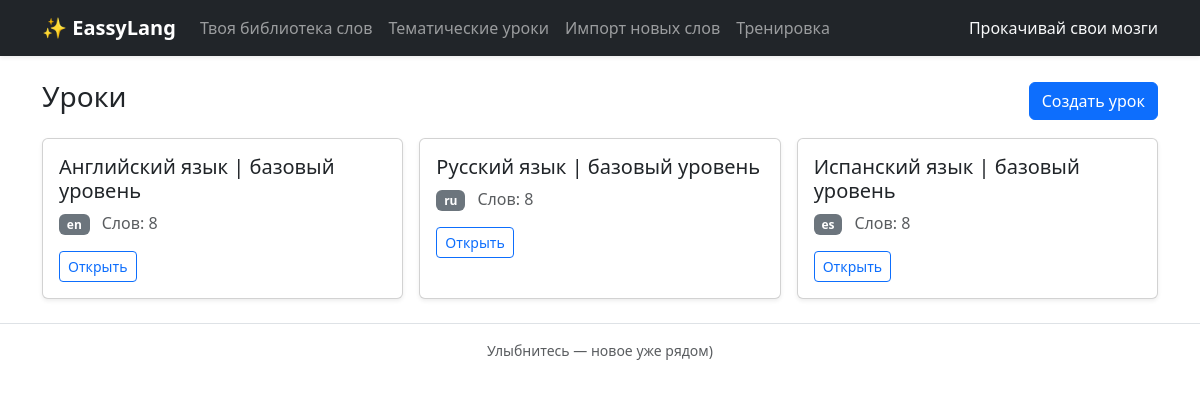
Screenshot of /lessons/ with the database file from the repository.
### trainer/models.py (models this page shows, shortened)
class Lesson(models.Model):
    language = models.ForeignKey('Language', on_delete=models.CASCADE)
    title = models.CharField(max_length=200)
    description = models.TextField(blank=True)
    words = models.ManyToManyField('Word', blank=True)
    created_at = models.DateTimeField(auto_now_add=True)
    class Meta:
        constraints = [
            models.UniqueConstraint(fields=['language', 'title'], name='uq_lesson_lang_title')
        ]

class Language(models.Model):
    name = models.CharField(max_length=100)
    code = models.CharField(max_length=10, unique=True)

### trainer/views.py (the view)
# urls.py: path('lessons/', views.lesson_list, name='lesson_list'),
def lesson_list(request):
    lessons = Lesson.objects.select_related('language').annotate(word_count=Count('words')).order_by('language__name', 'title')
    return render(request, 'trainer/lesson_list.html', {'lessons': lessons})

### trainer/templates/trainer/lesson_list.html (shortened to what this page needs)
{% extends 'base.html' %}
{% block content %}
<div class="d-flex justify-content-between align-items-center mb-3">
  <h3>Уроки</h3>
  <a class="btn btn-primary" href="{% url 'lesson_add' %}">Создать урок</a>
</div>
<div class="row g-3">
  {% for l in lessons %}
    <div class="col-md-4">
      <div class="card h-100 shadow-sm">
        <div class="card-body">
          <h5 class="card-title">{{ l.title }}</h5>
          <p class="card-text">
            <span class="badge bg-secondary">{{ l.language.code }}</span>
            <span class="text-muted ms-2">Слов: {{ l.word_count }}</span>
          </p>
          <a class="btn btn-outline-primary btn-sm" href="{% url 'lesson_detail' l.id %}">Открыть</a>
        </div>
      </div>
    </div>
  {% empty %}
    <div class="col-12">
      <div class="alert alert-info">Ещё нет уроков. Создай первый!</div>
    </div>
  {% endfor %}
</div>
{% endblock %}

### trainer/static/css/app.css (style rules this page uses)
body { padding-bottom: 40px; }

### rows the page displays
Lesson: title "Английский язык | базовый уровень", language.code "en", word_count "8"
Lesson: title "Русский язык | базовый уровень", language.code "ru", word_count "8"
Lesson: title "Испанский язык | базовый уровень", language.code "es", word_count "8"
